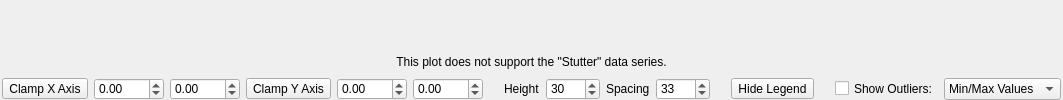
       <widget class="QWidget" name="tab_box">
        <attribute name="title">
         <string>Box</string>
        </attribute>
        <layout class="QVBoxLayout" name="verticalLayout_10" stretch="1,0,0">
         <property name="leftMargin">
          <number>2</number>
         </property>
         <property name="topMargin">
          <number>0</number>
         </property>
         <property name="rightMargin">
          <number>2</number>
         </property>
         <property name="bottomMargin">
          <number>0</number>
         </property>
         <item>
          <widget class="ContextMenuPlotWidget" name="pyqtgraph_box" native="true"/>
         </item>
         <item>
          <widget class="QLabel" name="caution_label_stutter_box">
           <property name="sizePolicy">
            <sizepolicy hsizetype="Preferred" vsizetype="Expanding">
             <horstretch>0</horstretch>
             <verstretch>0</verstretch>
            </sizepolicy>
           </property>
           <property name="text">
            <string>&lt;html&gt;&lt;head/&gt;&lt;body&gt;&lt;p&gt;This plot does not support the &amp;quot;Stutter&amp;quot; data series.&lt;/p&gt;&lt;/body&gt;&lt;/html&gt;</string>
           </property>
           <property name="alignment">
            <set>Qt::AlignCenter</set>
           </property>
          </widget>
         </item>
         <item>
          <widget class="QWidget" name="controls_box" native="true">
           <layout class="QHBoxLayout" name="horizontalLayout_13">
            <property name="leftMargin">
             <number>0</number>
            </property>
            <property name="topMargin">
             <number>3</number>
            </property>
            <property name="rightMargin">
             <number>0</number>
            </property>
            <property name="bottomMargin">
             <number>0</number>
            </property>
            <item>
             <spacer name="horizontalSpacer_29">
              <property name="orientation">
               <enum>Qt::Horizontal</enum>
              </property>
              <property name="sizeHint" stdset="0">
               <size>
                <width>0</width>
                <height>20</height>
               </size>
              </property>
             </spacer>
            </item>
            <item>
             <layout class="QHBoxLayout" name="horizontalLayout_22">
              <property name="spacing">
               <number>6</number>
              </property>
              <item>
               <widget class="QToolButton" name="check_clamp_box_x_min">
                <property name="sizePolicy">
                 <sizepolicy hsizetype="Fixed" vsizetype="Fixed">
                  <horstretch>0</horstretch>
                  <verstretch>0</verstretch>
                 </sizepolicy>
                </property>
                <property name="minimumSize">
                 <size>
                  <width>0</width>
                  <height>21</height>
                 </size>
                </property>
                <property name="toolTip">
                 <string>&lt;html&gt;&lt;head/&gt;&lt;body&gt;&lt;p&gt;Click this button to always start the axis from zero.&lt;/p&gt;&lt;/body&gt;&lt;/html&gt;</string>
                </property>
                <property name="text">
                 <string>Clamp X Axis</string>
                </property>
                <property name="checkable">
                 <bool>true</bool>
                </property>
               </widget>
              </item>
              <item>
               <widget class="QDoubleSpinBox" name="spin_box_x_min">
                <property name="sizePolicy">
                 <sizepolicy hsizetype="Expanding" vsizetype="Fixed">
                  <horstretch>0</horstretch>
                  <verstretch>0</verstretch>
                 </sizepolicy>
                </property>
                <property name="minimumSize">
                 <size>
                  <width>50</width>
                  <height>21</height>
                 </size>
                </property>
                <property name="maximumSize">
                 <size>
                  <width>70</width>
                  <height>16777215</height>
                 </size>
                </property>
                <property name="accelerated">
                 <bool>true</bool>
                </property>
                <property name="minimum">
                 <double>-1000000.000000000000000</double>
                </property>
                <property name="maximum">
                 <double>1000000.000000000000000</double>
                </property>
                <property name="singleStep">
                 <double>0.100000000000000</double>
                </property>
               </widget>
              </item>
              <item>
               <widget class="QDoubleSpinBox" name="spin_box_x_max">
                <property name="sizePolicy">
                 <sizepolicy hsizetype="Expanding" vsizetype="Fixed">
                  <horstretch>0</horstretch>
                  <verstretch>0</verstretch>
                 </sizepolicy>
                </property>
                <property name="minimumSize">
                 <size>
                  <width>50</width>
                  <height>21</height>
                 </size>
                </property>
                <property name="maximumSize">
                 <size>
                  <width>70</width>
                  <height>16777215</height>
                 </size>
                </property>
                <property name="accelerated">
                 <bool>true</bool>
                </property>
                <property name="minimum">
                 <double>-1000000.000000000000000</double>
                </property>
                <property name="maximum">
                 <double>1000000.000000000000000</double>
                </property>
                <property name="singleStep">
                 <double>0.100000000000000</double>
                </property>
               </widget>
              </item>
             </layout>
            </item>
            <item>
             <layout class="QHBoxLayout" name="horizontalLayout_23">
              <property name="spacing">
               <number>6</number>
              </property>
              <item>
               <widget class="QToolButton" name="check_clamp_box_y_min">
                <property name="sizePolicy">
                 <sizepolicy hsizetype="Fixed" vsizetype="Fixed">
                  <horstretch>0</horstretch>
                  <verstretch>0</verstretch>
                 </sizepolicy>
                </property>
                <property name="minimumSize">
                 <size>
                  <width>0</width>
                  <height>21</height>
                 </size>
                </property>
                <property name="toolTip">
                 <string>&lt;html&gt;&lt;head/&gt;&lt;body&gt;&lt;p&gt;Click this button to always start the axis from zero.&lt;/p&gt;&lt;/body&gt;&lt;/html&gt;</string>
                </property>
                <property name="text">
                 <string>Clamp Y Axis</string>
                </property>
                <property name="checkable">
                 <bool>true</bool>
                </property>
               </widget>
              </item>
              <item>
               <widget class="QDoubleSpinBox" name="spin_box_y_min">
                <property name="sizePolicy">
                 <sizepolicy hsizetype="Expanding" vsizetype="Fixed">
                  <horstretch>0</horstretch>
                  <verstretch>0</verstretch>
                 </sizepolicy>
                </property>
                <property name="minimumSize">
                 <size>
                  <width>50</width>
                  <height>21</height>
                 </size>
                </property>
                <property name="maximumSize">
                 <size>
                  <width>70</width>
                  <height>16777215</height>
                 </size>
                </property>
                <property name="minimum">
                 <double>-1000000.000000000000000</double>
                </property>
                <property name="maximum">
                 <double>1000000.000000000000000</double>
                </property>
                <property name="singleStep">
                 <double>0.100000000000000</double>
                </property>
               </widget>
              </item>
              <item>
               <widget class="QDoubleSpinBox" name="spin_box_y_max">
                <property name="sizePolicy">
                 <sizepolicy hsizetype="Expanding" vsizetype="Fixed">
                  <horstretch>0</horstretch>
                  <verstretch>0</verstretch>
                 </sizepolicy>
                </property>
                <property name="minimumSize">
                 <size>
                  <width>50</width>
                  <height>21</height>
                 </size>
                </property>
                <property name="maximumSize">
                 <size>
                  <width>70</width>
                  <height>16777215</height>
                 </size>
                </property>
                <property name="minimum">
                 <double>-1000000.000000000000000</double>
                </property>
                <property name="maximum">
                 <double>1000000.000000000000000</double>
                </property>
                <property name="singleStep">
                 <double>0.100000000000000</double>
                </property>
               </widget>
              </item>
             </layout>
            </item>
            <item>
             <spacer name="horizontalSpacer_35">
              <property name="orientation">
               <enum>Qt::Horizontal</enum>
              </property>
              <property name="sizeType">
               <enum>QSizePolicy::Fixed</enum>
              </property>
              <property name="sizeHint" stdset="0">
               <size>
                <width>15</width>
                <height>20</height>
               </size>
              </property>
             </spacer>
            </item>
            <item>
             <layout class="QHBoxLayout" name="horizontalLayout_25">
              <item>
               <widget class="QLabel" name="label_box_height">
                <property name="sizePolicy">
                 <sizepolicy hsizetype="Fixed" vsizetype="Fixed">
                  <horstretch>0</horstretch>
                  <verstretch>0</verstretch>
                 </sizepolicy>
                </property>
                <property name="minimumSize">
                 <size>
                  <width>0</width>
                  <height>21</height>
                 </size>
                </property>
                <property name="text">
                 <string>Height</string>
                </property>
                <property name="textFormat">
                 <enum>Qt::PlainText</enum>
                </property>
               </widget>
              </item>
              <item>
               <widget class="QSpinBox" name="spin_box_height">
                <property name="minimumSize">
                 <size>
                  <width>0</width>
                  <height>21</height>
                 </size>
                </property>
                <property name="minimum">
                 <number>1</number>
                </property>
                <property name="maximum">
                 <number>1000</number>
                </property>
                <property name="value">
                 <number>30</number>
                </property>
               </widget>
              </item>
              <item>
               <widget class="QLabel" name="label_box_spacing">
                <property name="sizePolicy">
                 <sizepolicy hsizetype="Fixed" vsizetype="Fixed">
                  <horstretch>0</horstretch>
                  <verstretch>0</verstretch>
                 </sizepolicy>
                </property>
                <property name="minimumSize">
                 <size>
                  <width>0</width>
                  <height>21</height>
                 </size>
                </property>
                <property name="text">
                 <string>Spacing</string>
                </property>
                <property name="textFormat">
                 <enum>Qt::PlainText</enum>
                </property>
               </widget>
              </item>
              <item>
               <widget class="QSpinBox" name="spin_box_spacing">
                <property name="minimumSize">
                 <size>
                  <width>35</width>
                  <height>21</height>
                 </size>
                </property>
                <property name="minimum">
                 <number>0</number>
                </property>
                <property name="maximum">
                 <number>1000</number>
                </property>
                <property name="value">
                 <number>33</number>
                </property>
               </widget>
              </item>
             </layout>
            </item>
            <item>
             <spacer name="horizontalSpacer_33">
              <property name="orientation">
               <enum>Qt::Horizontal</enum>
              </property>
              <property name="sizeType">
               <enum>QSizePolicy::Fixed</enum>
              </property>
              <property name="sizeHint" stdset="0">
               <size>
                <width>15</width>
                <height>20</height>
               </size>
              </property>
             </spacer>
            </item>
            <item>
             <layout class="QHBoxLayout" name="horizontalLayout_24">
              <item>
               <widget class="QToolButton" name="check_box_hide_legend">
                <property name="text">
                 <string>Hide Legend</string>
                </property>
               </widget>
              </item>
              <item>
               <spacer name="horizontalSpacer_32">
                <property name="orientation">
                 <enum>Qt::Horizontal</enum>
                </property>
                <property name="sizeType">
                 <enum>QSizePolicy::Fixed</enum>
                </property>
                <property name="sizeHint" stdset="0">
                 <size>
                  <width>15</width>
                  <height>20</height>
                 </size>
                </property>
               </spacer>
              </item>
              <item>
               <widget class="QCheckBox" name="check_box_show_outliers">
                <property name="sizePolicy">
                 <sizepolicy hsizetype="Fixed" vsizetype="Fixed">
                  <horstretch>0</horstretch>
                  <verstretch>0</verstretch>
                 </sizepolicy>
                </property>
                <property name="minimumSize">
                 <size>
                  <width>0</width>
                  <height>21</height>
                 </size>
                </property>
                <property name="toolTip">
                 <string>&lt;html&gt;&lt;head/&gt;&lt;body&gt;&lt;p&gt;Check this box add outlier values to each plot.&lt;/p&gt;&lt;/body&gt;&lt;/html&gt;</string>
                </property>
                <property name="text">
                 <string>Show Outliers:</string>
                </property>
               </widget>
              </item>
              <item>
               <widget class="QComboBox" name="combo_box_plot_outliers">
                <property name="sizePolicy">
                 <sizepolicy hsizetype="Expanding" vsizetype="Fixed">
                  <horstretch>0</horstretch>
                  <verstretch>0</verstretch>
                 </sizepolicy>
                </property>
                <property name="minimumSize">
                 <size>
                  <width>0</width>
                  <height>21</height>
                 </size>
                </property>
                <property name="toolTip">
                 <string>&lt;html&gt;&lt;head/&gt;&lt;body&gt;&lt;p&gt;This option determines what outlier values to display for the Box plot. Only showing min/max values can reduce visual clutter.&lt;/p&gt;&lt;/body&gt;&lt;/html&gt;</string>
                </property>
                <property name="currentIndex">
                 <number>0</number>
                </property>
                <property name="maxVisibleItems">
                 <number>2</number>
                </property>
                <property name="maxCount">
                 <number>2</number>
                </property>
                <item>
                 <property name="text">
                  <string>Min/Max Values</string>
                 </property>
                </item>
                <item>
                 <property name="text">
                  <string>All Values</string>
                 </property>
                </item>
               </widget>
              </item>
             </layout>
            </item>
            <item>
             <spacer name="horizontalSpacer_34">
              <property name="orientation">
               <enum>Qt::Horizontal</enum>
              </property>
              <property name="sizeHint" stdset="0">
               <size>
                <width>0</width>
                <height>20</height>
               </size>
              </property>
             </spacer>
            </item>
           </layout>
          </widget>
         </item>
        </layout>
       </widget>
